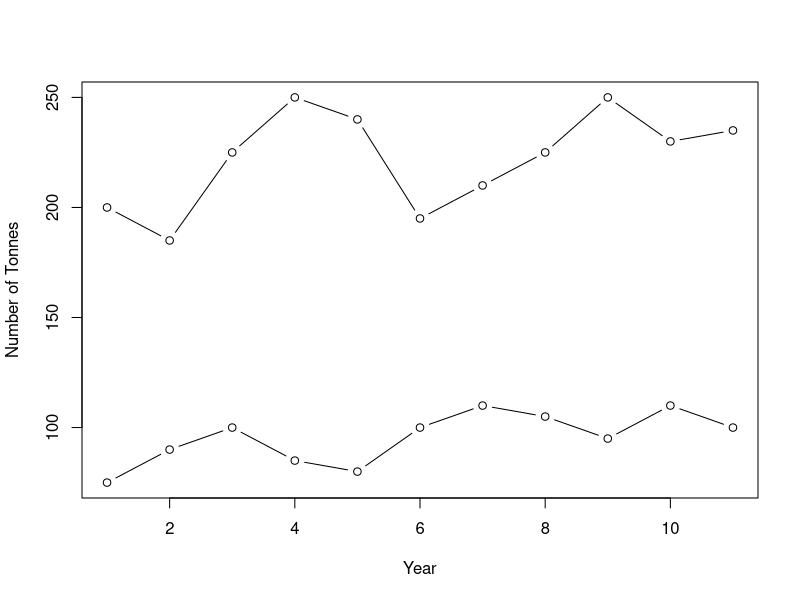
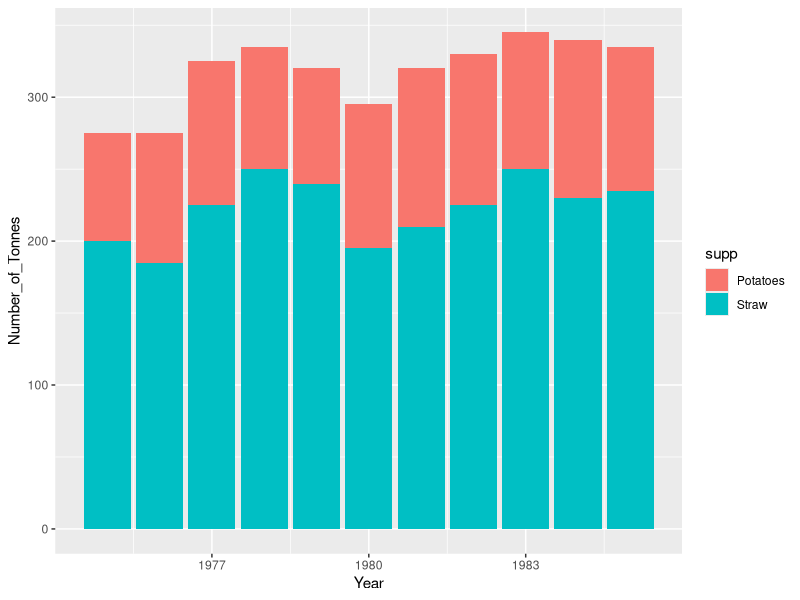
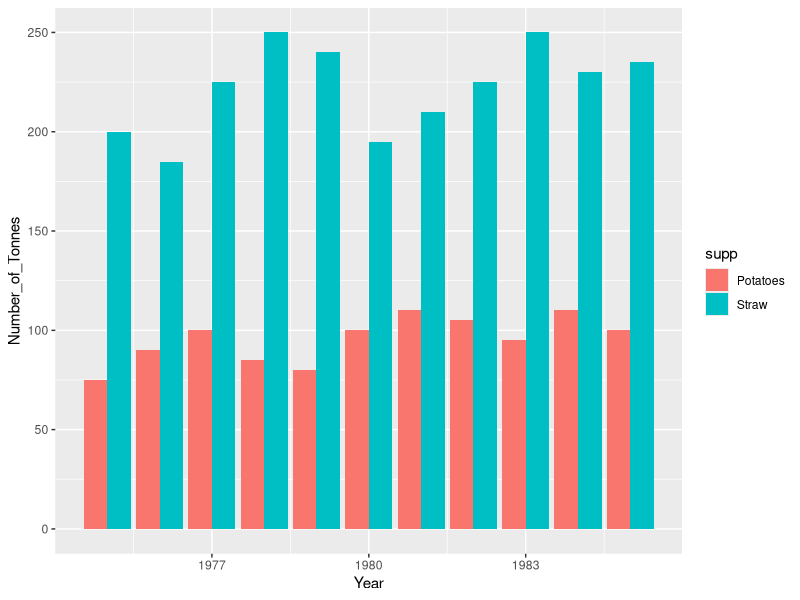

Source code (R) for these figures, in order:
#PAGE=17
a=c(1975:1985)
b=c(200,185,225,250,240,195,210,225,250,230,235)
c=c(75,90,100,85,80,100,110,105,95,110,100)

plot(a, ylim=range( b, c), col='black',xlab = 'Year',ylab='Number of Tonnes')
lines(b,type = 'b')
lines(c,type='b')

v=c(c,b)

library(ggplot2)

df2 <- data.frame(supp=rep(c("Potatoes", "Straw"), each=11),Year=a,Number_of_Tonnes=v)
df2

ggplot(data=df2, aes(x=Year, y=Number_of_Tonnes, fill=supp)) +
  geom_bar(stat="identity")
ggplot(data=df2, aes(x=Year, y=Number_of_Tonnes, fill=supp)) +
  geom_bar(stat="identity", position=position_dodge())
